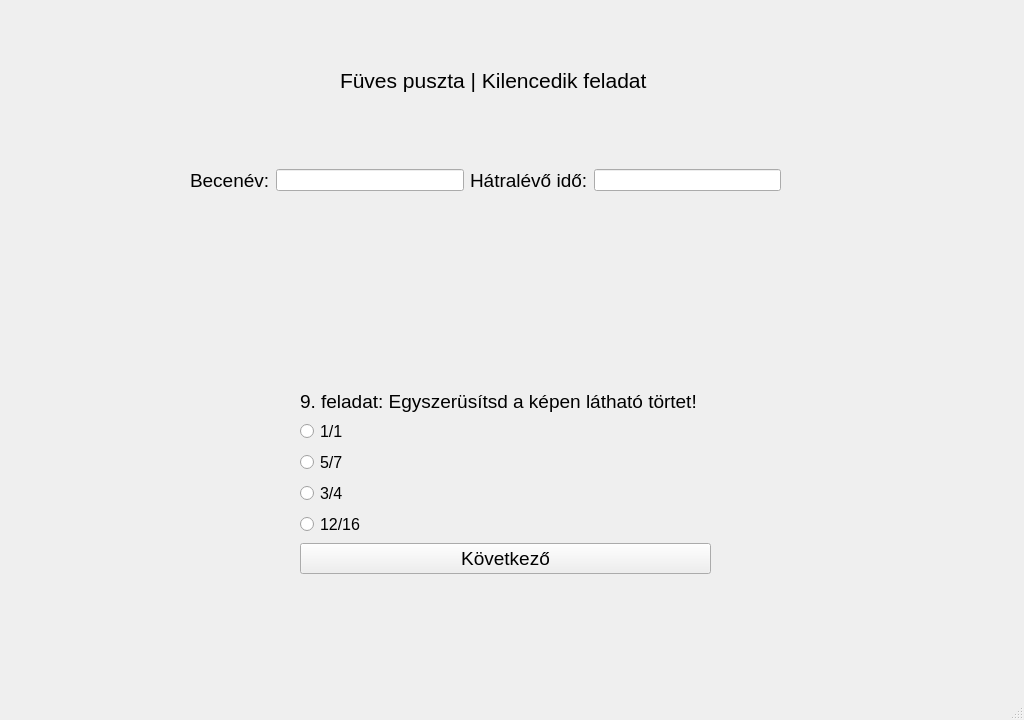
<?xml version="1.0" encoding="UTF-8"?>
<ui version="4.0">
 <class>ques1</class>
 <widget class="QMainWindow" name="ques1">
  <property name="geometry">
   <rect>
    <x>0</x>
    <y>0</y>
    <width>1024</width>
    <height>720</height>
   </rect>
  </property>
  <property name="windowTitle">
   <string>Játékos matematikai gyakorlóprogram</string>
  </property>
  <widget class="QWidget" name="centralwidget">
   <widget class="QLabel" name="label">
    <property name="geometry">
     <rect>
      <x>0</x>
      <y>-10</y>
      <width>1024</width>
      <height>720</height>
     </rect>
    </property>
    <property name="text">
     <string/>
    </property>
    <property name="pixmap">
     <pixmap>../szakdoga hátterek/1096729-video-games-grass-sky-field-pixels-horizon-cloud-grassland-pasture-flock-meadow-plain-prairie-natural-environment-computer-wallpaper-ecosystem.png</pixmap>
    </property>
    <property name="scaledContents">
     <bool>true</bool>
    </property>
   </widget>
   <widget class="QLabel" name="label_4">
    <property name="geometry">
     <rect>
      <x>340</x>
      <y>60</y>
      <width>311</width>
      <height>41</height>
     </rect>
    </property>
    <property name="sizePolicy">
     <sizepolicy hsizetype="Expanding" vsizetype="Preferred">
      <horstretch>0</horstretch>
      <verstretch>0</verstretch>
     </sizepolicy>
    </property>
    <property name="font">
     <font>
      <pointsize>16</pointsize>
     </font>
    </property>
    <property name="text">
     <string>Füves puszta | Kilencedik feladat</string>
    </property>
   </widget>
   <widget class="QWidget" name="horizontalLayoutWidget">
    <property name="geometry">
     <rect>
      <x>190</x>
      <y>140</y>
      <width>591</width>
      <height>81</height>
     </rect>
    </property>
    <layout class="QHBoxLayout" name="horizontalLayout">
     <item>
      <widget class="QLabel" name="label_2">
       <property name="font">
        <font>
         <pointsize>14</pointsize>
        </font>
       </property>
       <property name="text">
        <string>Becenév:</string>
       </property>
      </widget>
     </item>
     <item>
      <widget class="QLineEdit" name="T1">
       <property name="sizePolicy">
        <sizepolicy hsizetype="Expanding" vsizetype="Fixed">
         <horstretch>0</horstretch>
         <verstretch>0</verstretch>
        </sizepolicy>
       </property>
      </widget>
     </item>
     <item>
      <widget class="QLabel" name="label_3">
       <property name="font">
        <font>
         <pointsize>14</pointsize>
        </font>
       </property>
       <property name="text">
        <string>Hátralévő idő:</string>
       </property>
      </widget>
     </item>
     <item>
      <widget class="QLineEdit" name="T2">
       <property name="sizePolicy">
        <sizepolicy hsizetype="Expanding" vsizetype="Fixed">
         <horstretch>0</horstretch>
         <verstretch>0</verstretch>
        </sizepolicy>
       </property>
      </widget>
     </item>
    </layout>
   </widget>
   <widget class="QWidget" name="formLayoutWidget">
    <property name="geometry">
     <rect>
      <x>300</x>
      <y>390</y>
      <width>411</width>
      <height>251</height>
     </rect>
    </property>
    <layout class="QFormLayout" name="formLayout">
     <property name="labelAlignment">
      <set>Qt::AlignLeading|Qt::AlignLeft|Qt::AlignTop</set>
     </property>
     <item row="2" column="0">
      <widget class="QRadioButton" name="R1">
       <property name="font">
        <font>
         <pointsize>12</pointsize>
        </font>
       </property>
       <property name="text">
        <string>1/1</string>
       </property>
      </widget>
     </item>
     <item row="3" column="0">
      <widget class="QRadioButton" name="R2">
       <property name="font">
        <font>
         <pointsize>12</pointsize>
        </font>
       </property>
       <property name="text">
        <string>5/7</string>
       </property>
      </widget>
     </item>
     <item row="4" column="0">
      <widget class="QRadioButton" name="R3">
       <property name="font">
        <font>
         <pointsize>12</pointsize>
        </font>
       </property>
       <property name="text">
        <string>3/4</string>
       </property>
      </widget>
     </item>
     <item row="5" column="0">
      <widget class="QRadioButton" name="R4">
       <property name="font">
        <font>
         <pointsize>12</pointsize>
        </font>
       </property>
       <property name="text">
        <string>12/16</string>
       </property>
      </widget>
     </item>
     <item row="6" column="0" colspan="2">
      <widget class="QPushButton" name="B1">
       <property name="font">
        <font>
         <pointsize>14</pointsize>
        </font>
       </property>
       <property name="text">
        <string>Következő</string>
       </property>
      </widget>
     </item>
     <item row="1" column="0">
      <widget class="QLabel" name="label_5">
       <property name="font">
        <font>
         <pointsize>14</pointsize>
        </font>
       </property>
       <property name="text">
        <string>9. feladat: Egyszerüsítsd a képen látható törtet!</string>
       </property>
      </widget>
     </item>
    </layout>
   </widget>
   <widget class="QLabel" name="label_6">
    <property name="geometry">
     <rect>
      <x>440</x>
      <y>260</y>
      <width>131</width>
      <height>91</height>
     </rect>
    </property>
    <property name="text">
     <string/>
    </property>
    <property name="pixmap">
     <pixmap>../szakdoga hátterek/feladat képek/9. feladat képe.png</pixmap>
    </property>
    <property name="scaledContents">
     <bool>true</bool>
    </property>
   </widget>
  </widget>
  <widget class="QMenuBar" name="menubar">
   <property name="geometry">
    <rect>
     <x>0</x>
     <y>0</y>
     <width>1024</width>
     <height>21</height>
    </rect>
   </property>
  </widget>
  <widget class="QStatusBar" name="statusbar"/>
 </widget>
 <resources/>
 <connections/>
</ui>
